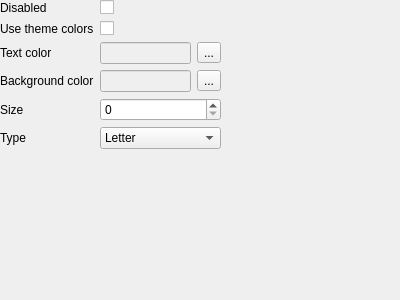
<?xml version="1.0" encoding="UTF-8"?>
<ui version="4.0">
    <class>AvatarSettingsForm</class>
    <widget class="QWidget" name="AvatarSettingsForm">
        <property name="geometry">
            <rect>
                <x>0</x>
                <y>0</y>
                <width>400</width>
                <height>300</height>
            </rect>
        </property>
        <property name="windowTitle">
            <string>Form</string>
        </property>
        <widget class="QWidget" name="formLayoutWidget">
            <property name="geometry">
                <rect>
                    <x>0</x>
                    <y>0</y>
                    <width>221</width>
                    <height>231</height>
                </rect>
            </property>
            <layout class="QFormLayout" name="formLayout">
                <item row="1" column="0">
                    <widget class="QLabel" name="useThemeColorsLabel">
                        <property name="text">
                            <string>Use theme colors</string>
                        </property>
                    </widget>
                </item>
                <item row="1" column="1">
                    <widget class="QCheckBox" name="useThemeColorsCheckBox"/>
                </item>
                <item row="2" column="0">
                    <widget class="QLabel" name="textColorLabel">
                        <property name="text">
                            <string>Text color</string>
                        </property>
                    </widget>
                </item>
                <item row="2" column="1">
                    <layout class="QHBoxLayout" name="horizontalLayout_4">
                        <item>
                            <widget class="QLineEdit" name="textColorLineEdit">
                                <property name="enabled">
                                    <bool>false</bool>
                                </property>
                            </widget>
                        </item>
                        <item>
                            <widget class="QToolButton" name="textColorToolButton">
                                <property name="text">
                                    <string>...</string>
                                </property>
                            </widget>
                        </item>
                    </layout>
                </item>
                <item row="3" column="0">
                    <widget class="QLabel" name="backgroundColorLabel">
                        <property name="text">
                            <string>Background color</string>
                        </property>
                    </widget>
                </item>
                <item row="3" column="1">
                    <layout class="QHBoxLayout" name="horizontalLayout_5">
                        <item>
                            <widget class="QLineEdit" name="backgroundColorLineEdit">
                                <property name="enabled">
                                    <bool>false</bool>
                                </property>
                            </widget>
                        </item>
                        <item>
                            <widget class="QToolButton" name="backgroundColorToolButton">
                                <property name="text">
                                    <string>...</string>
                                </property>
                            </widget>
                        </item>
                    </layout>
                </item>
                <item row="4" column="0">
                    <widget class="QLabel" name="sizeLabel">
                        <property name="text">
                            <string>Size</string>
                        </property>
                    </widget>
                </item>
                <item row="4" column="1">
                    <widget class="QSpinBox" name="sizeSpinBox"/>
                </item>
                <item row="5" column="0">
                    <widget class="QLabel" name="typeLabel">
                        <property name="text">
                            <string>Type</string>
                        </property>
                    </widget>
                </item>
                <item row="5" column="1">
                    <widget class="QComboBox" name="typeComboBox">
                        <item>
                            <property name="text">
                                <string>Letter</string>
                            </property>
                        </item>
                        <item>
                            <property name="text">
                                <string>Image</string>
                            </property>
                        </item>
                        <item>
                            <property name="text">
                                <string>Icon</string>
                            </property>
                        </item>
                    </widget>
                </item>
                <item row="0" column="0">
                    <widget class="QLabel" name="disabledLabel">
                        <property name="text">
                            <string>Disabled</string>
                        </property>
                    </widget>
                </item>
                <item row="0" column="1">
                    <widget class="QCheckBox" name="disabledCheckBox"/>
                </item>
            </layout>
        </widget>
    </widget>
    <resources/>
    <connections/>
</ui>
